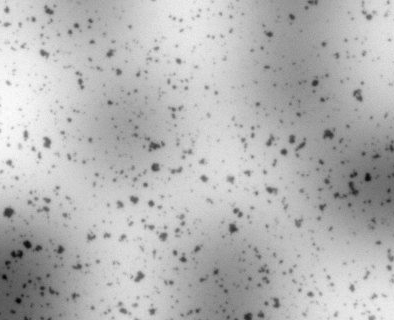
#> input picture 9517Lab/Assignment1/COMP9517_20T2_Assignment_Images/Particles.png, 394 x 320 px, found by its file name
$ python Assignment.py
#> lines starting #> are read from the running program, lines starting #| are printed output that depends on the picture
#> further down, image_P is the input picture: shape (320, 394); min 0, max 255, mean 181.3
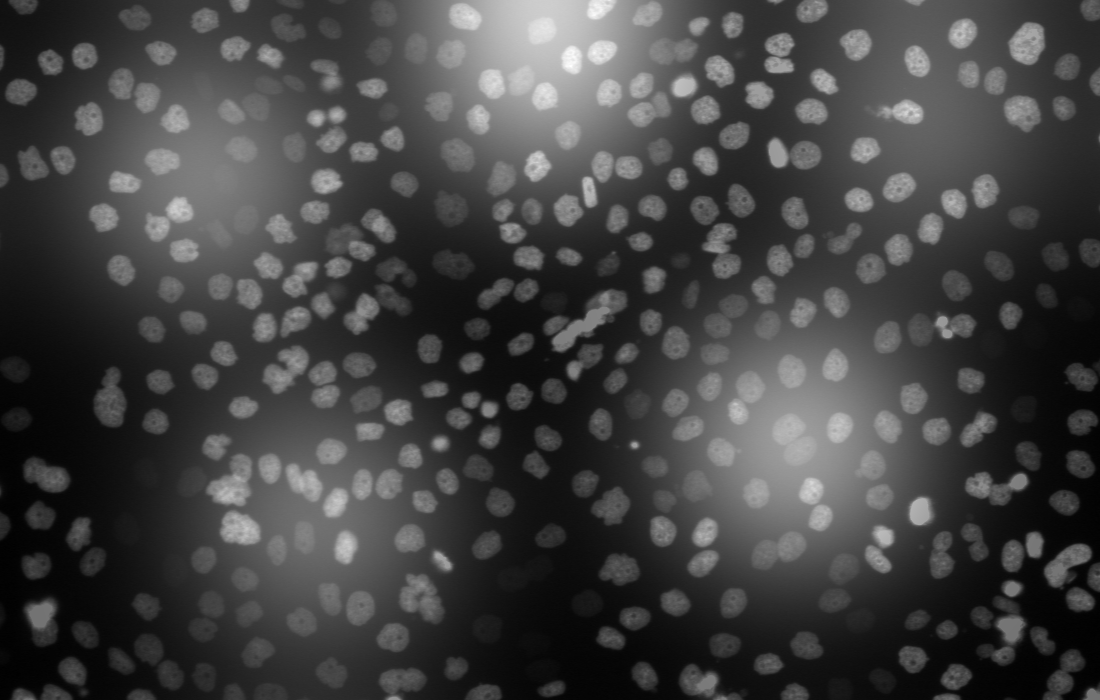
#> input picture 9517Lab/Assignment1/COMP9517_20T2_Assignment_Images/Cells.png, 1100 x 700 px, found by its file name
#> further down, image_C is the input picture: shape (700, 1100); min 0, max 255, mean 66.1
import cv2
import numpy as np


def max_filtered(image, n):
    # get the height and width of the input image
#> called with n = 11
    height = image.shape[0]
#> height = 320
    width = image.shape[1]
#> width = 394
    # create a new image with the same size as the input image
    new_image = np.zeros_like(image)
    # set the padding size
    p = n // 2
    # add padding according to the kernel size and get a image with padding
    image_padded = cv2.copyMakeBorder(image, p, p, p, p, cv2.BORDER_DEFAULT)
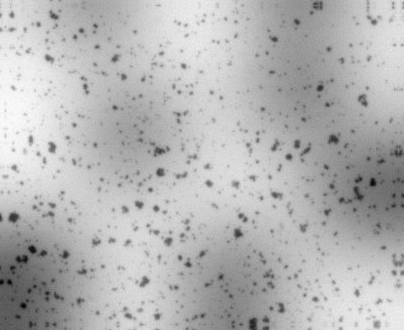
#> image_padded: shape (330, 404); min 0, max 255, mean 181.2
    for i in range(p, height + p):
        for j in range(p, width + p):
            new_image[i - p][j - p] = np.max(image_padded[i - p:i + p + 1, j - p:j + p + 1])
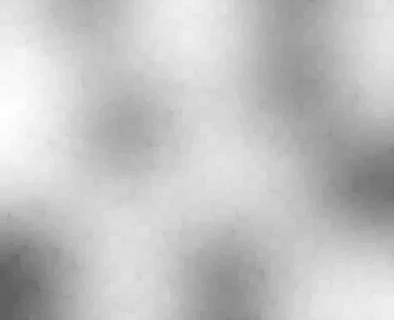
#> new_image: shape (320, 394); min 94, max 255, mean 194.9
    return new_image


def min_filtered(image, n):
    # get the height and width of the image
#> called with n = 11
    height = image.shape[0]
#> height = 320
    width = image.shape[1]
#> width = 394
    # create a new image with the same size as the input image
    new_image = np.zeros_like(image)
    # set the padding size
    p = n // 2
    # add padding according to the kernel size and get a image with padding
    image_padded = cv2.copyMakeBorder(image, p, p, p, p, cv2.BORDER_DEFAULT)
    for i in range(p, height + p):
        for j in range(p, width + p):
            new_image[i - p][j - p] = np.min(image_padded[i - p:i + p + 1, j - p:j + p + 1])
    return new_image


if __name__ == '__main__':
    image_P = cv2.imread('Particles.png', 0)
    image_C = cv2.imread('Cells.png', 0)
    # M can be changed to 1
    M = 0
    # Task 1 and Task 2
    if M == 0:
        N = 11
        image_A = max_filtered(image_P, N)
        image_B = min_filtered(image_A, N)
        image_O = np.zeros_like(image_P)
        for i in range(image_P.shape[0]):
            for j in range(image_P.shape[1]):
                image_O[i][j] = image_P[i][j].astype(np.int32) - image_B[i][j].astype(np.int32) + 255
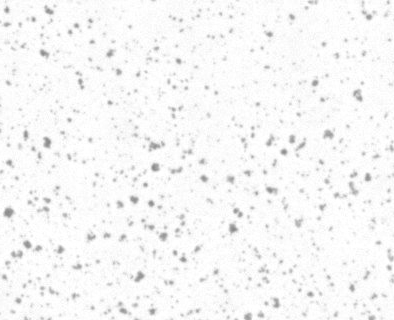
#> image_O: shape (320, 394); min 135, max 255, mean 246.9
        image_O = image_O.astype(np.uint8)
    # Task 3
    elif M == 1:
        N = 29
        image_A = min_filtered(image_C, N)
        image_B = max_filtered(image_A, N)
        image_O = np.zeros_like(image_C)
        for i in range(image_C.shape[0]):
            for j in range(image_C.shape[1]):
                image_O[i][j] = image_C[i][j] - image_B[i][j]
    cv2.imwrite('image_A.png', image_A)
    cv2.imwrite('image_B.png', image_B)
    cv2.imwrite('image_O.png', image_O)
    cv2.waitKey(0)
